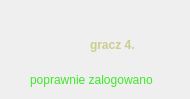
         <widget class="QWidget" name="player4of4_logged_stacked">
          <widget class="QLabel" name="player_icon_label_19">
           <property name="geometry">
            <rect>
             <x>30</x>
             <y>30</y>
             <width>41</width>
             <height>31</height>
            </rect>
           </property>
           <property name="styleSheet">
            <string notr="true">QLabel {
	
	image: url(:/newPrefix/images/gamer.png);
}</string>
           </property>
           <property name="text">
            <string/>
           </property>
          </widget>
          <widget class="QLabel" name="correct_cred_label_9">
           <property name="geometry">
            <rect>
             <x>30</x>
             <y>70</y>
             <width>151</width>
             <height>20</height>
            </rect>
           </property>
           <property name="styleSheet">
            <string notr="true">QLabel {
	
	color: rgb(62, 232, 41);
}</string>
           </property>
           <property name="text">
            <string>poprawnie zalogowano</string>
           </property>
          </widget>
          <widget class="QLabel" name="player4of4_name_label">
           <property name="geometry">
            <rect>
             <x>90</x>
             <y>35</y>
             <width>91</width>
             <height>20</height>
            </rect>
           </property>
           <property name="font">
            <font>
             <italic>false</italic>
             <bold>true</bold>
            </font>
           </property>
           <property name="styleSheet">
            <string notr="true">QLabel{
	
	color: rgb(204, 204, 143);
}</string>
           </property>
           <property name="text">
            <string>gracz 4.</string>
           </property>
          </widget>
         </widget>
